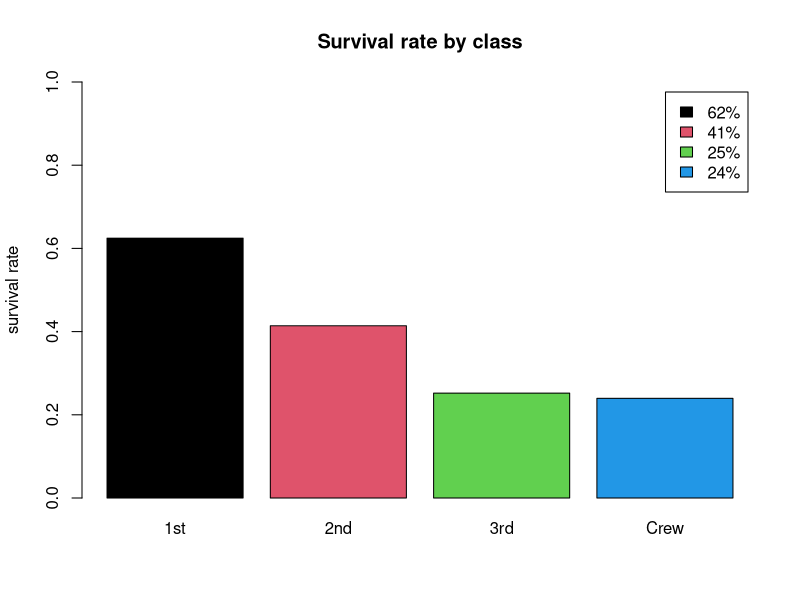

The R source for this figure:
library(data.table)

dfTitanic <- data.frame(Titanic)
dtTitanic <- data.table(dfTitanic)

dtClass <- dtTitanic[, list(n=sum(Freq)), by=c('Survived','Class')]
dtClass[, percentage := n / sum(n), by='Class']
dtClass[, textPercentage := paste(round(percentage * 100), '%',sep='')]

barplot(
  height=dtClass[Survived == 'Yes', percentage],
  names.arg=dtClass[Survived == 'Yes', Class],
  col=dtClass[Survived == 'Yes', Class],
  ylim=c(0, 1),
  legend.text=dtClass[Survived == 'Yes', textPercentage],
  ylab='survival rate',
  main='Survival rate by class')
